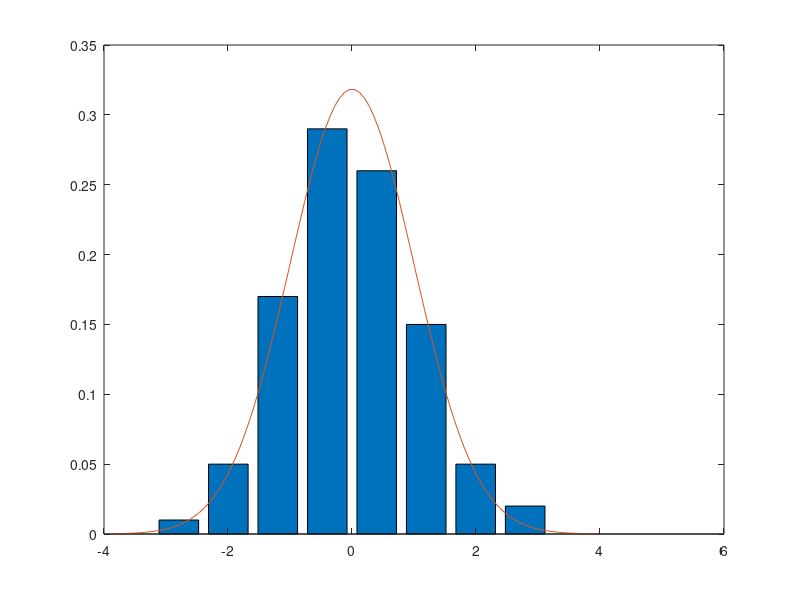

Here is the MATLAB script that generated this plot:
% This function is written to generate a random number for any given analytical function
% it can draw n=number random number which follows the PDF of @myfun, range from xmin to xmax.
% notice that the function @myfun is arbitrary over a constant. It doens't necessarily normalised.
% Yiming Hu, Feb, 2013
 function [random_vector] = rand_generator(myfun,xmin,xmax,number,mode_switch)

% fun is the analytical expression of the function
% xmin is the lower boundary of the generator
% xmax is the upper boundary of the generator
% number is the needed sample numbers for this generation.

if nargin <= 3
	disp(['need to specify some inputs!'])
 	disp(['function [random_vector] = rand_generator(fun,xmin,xmax,number)'])
	disp([' fun is the analytical expression of the functiondisp'])
	disp([' xmin is the lower boundary of the generatordisp'])
	disp([' xmax is the upper boundary of the generatordisp'])
	disp([' number is the needed sample numbers for this generation.'])
	%disp([' nbin is the number for how many bins you want for histogram.'])
	disp(['==================================================='])
	disp(['Here gives a Gaussian distribution as an example'])
	myfun = @(x)exp(-1/2*x.^2);
	xmin = -5;
	xmax = 5;
	number = 100;
	mode_switch = 'fast';
else if nargin == 4
       mode_switch = 'fast';	
       end
end

if (~strcmp(mode_switch,'fast') && ~strcmp(mode_switch,'slow'))
	disp('Error! the final argument should be either ''slow'' or ''fast''')
	return
end

nbin = 10;

if (strcmp(mode_switch,'fast'))
	sample_number = min(max(number,100),1000);
	% to make sure that the x-axis is dense enough
	method = 'linear';
else 
	sample_number = min(max(10,number),min((xmax-xmin)*10,10000));
	method = 'spline';
end
x = linspace(xmin,xmax,sample_number);

mypdf = myfun(x);

if (find(mypdf<0))
	% which means that for some x, there are some negative pdf(x) value, this means the input file is not a probability function.
	disp(sprintf('ERROR!!!!! \nThe input function is not a probability function!\nIt contains negative value!'));
	return;
end
Normalisation = sum(mypdf);
pdfNormalise=Normalisation*(x(2)-x(1));

mycdf = cumsum(mypdf)/Normalisation;
%cumulative add up the probalibity distribution funtion.

tail = length(mycdf);
head = 1;
flag_t = 0;
flag_h = 0;
while ((mycdf(tail)-mycdf(tail-10)) < 1e-4)
	tail = tail-10;
	flag_t = 1;
end

while(mycdf(head+10)-mycdf(head) < 1e-4)
	head = head+10;
	flag_h = 1;
end

if(flag_t) 
	xmax = x(tail);
	disp(['xmax has been rescaled to ' num2str(xmax)]);
	mycdf(tail+1:length(mycdf)) = [];
	mypdf(tail+1:length(mypdf)) = [];
	x(tail+1:length(x)) = [];
end

if(flag_h) 
	xmin = x(head);
	disp(['xmin has been rescaled to ' num2str(xmin)]);
	mycdf(1:head) = [];
	mypdf(1:head) = [];
	x(1:head) = [];
end

if(flag_t || flag_h)
	mycdf = mycdf/(mycdf(length(mycdf))-mycdf(1));
end

x = linspace(xmin,xmax,sample_number);
mypdf = myfun(x);
Normalisation = sum(mypdf);
pdfNormalise=Normalisation*(x(2)-x(1));
mycdf = cumsum(mypdf)/Normalisation;
	
x_step = ((xmax-xmin)/nbin);
% use interpolation to get the corresponding value for a uniform random number
	
random_vector = interp1(mycdf,x,rand(1,number),method);
fprintf('\n');
[n,xout]=hist(random_vector,xmin+x_step/2:x_step:xmax+x_step/2);
bar(xout,n/number),hold on
plot(x,mypdf/pdfNormalise*(xmax-xmin)/nbin),hold off

return
